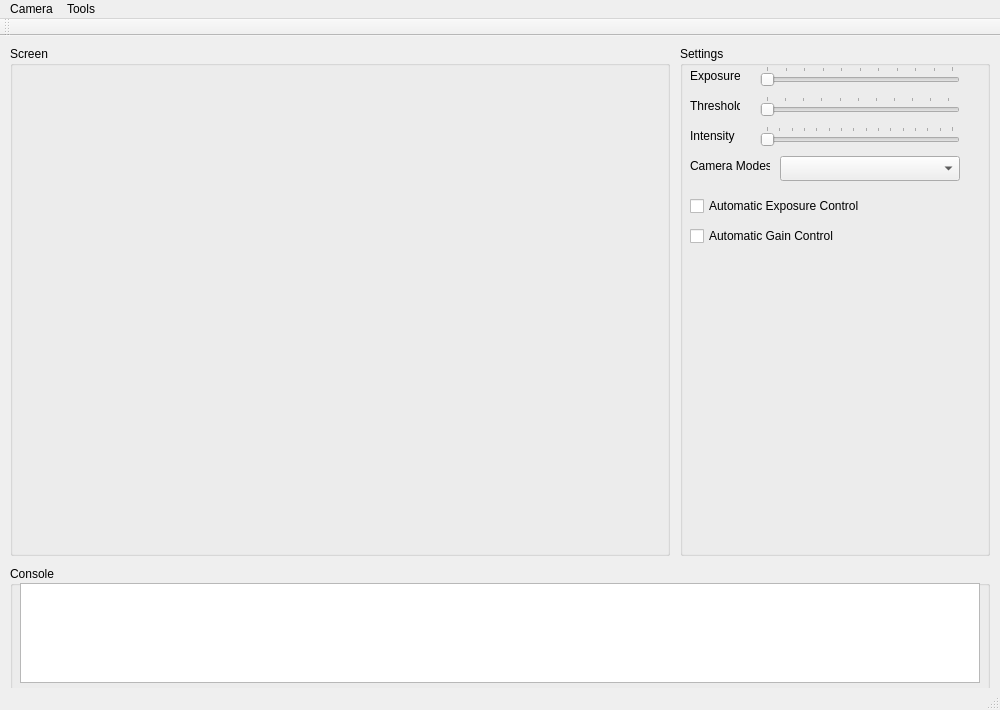
<?xml version="1.0" encoding="UTF-8"?>
<ui version="4.0">
 <class>MainWindow</class>
 <widget class="QMainWindow" name="MainWindow">
  <property name="geometry">
   <rect>
    <x>0</x>
    <y>0</y>
    <width>1000</width>
    <height>710</height>
   </rect>
  </property>
  <property name="windowTitle">
   <string>Eye Tracking</string>
  </property>
  <widget class="QWidget" name="centralWidget">
   <widget class="QGroupBox" name="ConsoleBox">
    <property name="geometry">
     <rect>
      <x>10</x>
      <y>530</y>
      <width>980</width>
      <height>125</height>
     </rect>
    </property>
    <property name="sizePolicy">
     <sizepolicy hsizetype="Preferred" vsizetype="Expanding">
      <horstretch>0</horstretch>
      <verstretch>0</verstretch>
     </sizepolicy>
    </property>
    <property name="title">
     <string>Console</string>
    </property>
    <widget class="QTextEdit" name="Console">
     <property name="geometry">
      <rect>
       <x>10</x>
       <y>17</y>
       <width>960</width>
       <height>100</height>
      </rect>
     </property>
    </widget>
   </widget>
   <widget class="QGroupBox" name="ScreenBox">
    <property name="geometry">
     <rect>
      <x>10</x>
      <y>10</y>
      <width>660</width>
      <height>510</height>
     </rect>
    </property>
    <property name="sizePolicy">
     <sizepolicy hsizetype="Fixed" vsizetype="Fixed">
      <horstretch>0</horstretch>
      <verstretch>0</verstretch>
     </sizepolicy>
    </property>
    <property name="title">
     <string>Screen</string>
    </property>
    <widget class="QWidget" name="Screen" native="true">
     <property name="geometry">
      <rect>
       <x>10</x>
       <y>17</y>
       <width>640</width>
       <height>480</height>
      </rect>
     </property>
    </widget>
   </widget>
   <widget class="QGroupBox" name="SettingsBox">
    <property name="geometry">
     <rect>
      <x>680</x>
      <y>10</y>
      <width>310</width>
      <height>510</height>
     </rect>
    </property>
    <property name="title">
     <string>Settings</string>
    </property>
    <widget class="QSlider" name="ExposureSlider">
     <property name="geometry">
      <rect>
       <x>80</x>
       <y>20</y>
       <width>200</width>
       <height>20</height>
      </rect>
     </property>
     <property name="mouseTracking">
      <bool>false</bool>
     </property>
     <property name="minimum">
      <number>1</number>
     </property>
     <property name="maximum">
      <number>480</number>
     </property>
     <property name="orientation">
      <enum>Qt::Horizontal</enum>
     </property>
     <property name="tickPosition">
      <enum>QSlider::TicksAbove</enum>
     </property>
     <property name="tickInterval">
      <number>48</number>
     </property>
    </widget>
    <widget class="QSlider" name="ThresholdSlider">
     <property name="geometry">
      <rect>
       <x>80</x>
       <y>50</y>
       <width>200</width>
       <height>20</height>
      </rect>
     </property>
     <property name="maximum">
      <number>255</number>
     </property>
     <property name="orientation">
      <enum>Qt::Horizontal</enum>
     </property>
     <property name="tickPosition">
      <enum>QSlider::TicksAbove</enum>
     </property>
     <property name="tickInterval">
      <number>25</number>
     </property>
    </widget>
    <widget class="QSlider" name="IntensitySlider">
     <property name="geometry">
      <rect>
       <x>80</x>
       <y>80</y>
       <width>200</width>
       <height>20</height>
      </rect>
     </property>
     <property name="maximum">
      <number>15</number>
     </property>
     <property name="pageStep">
      <number>3</number>
     </property>
     <property name="orientation">
      <enum>Qt::Horizontal</enum>
     </property>
     <property name="tickPosition">
      <enum>QSlider::TicksAbove</enum>
     </property>
     <property name="tickInterval">
      <number>1</number>
     </property>
    </widget>
    <widget class="QLabel" name="label">
     <property name="geometry">
      <rect>
       <x>10</x>
       <y>20</y>
       <width>50</width>
       <height>20</height>
      </rect>
     </property>
     <property name="text">
      <string>Exposure</string>
     </property>
    </widget>
    <widget class="QLabel" name="label_2">
     <property name="geometry">
      <rect>
       <x>10</x>
       <y>50</y>
       <width>50</width>
       <height>20</height>
      </rect>
     </property>
     <property name="text">
      <string>Threshold</string>
     </property>
    </widget>
    <widget class="QLabel" name="label_3">
     <property name="geometry">
      <rect>
       <x>10</x>
       <y>80</y>
       <width>50</width>
       <height>20</height>
      </rect>
     </property>
     <property name="text">
      <string>Intensity</string>
     </property>
    </widget>
    <widget class="QComboBox" name="CameraModesCBox">
     <property name="geometry">
      <rect>
       <x>100</x>
       <y>110</y>
       <width>180</width>
       <height>25</height>
      </rect>
     </property>
     <item>
      <property name="text">
       <string/>
      </property>
     </item>
     <item>
      <property name="text">
       <string>Segment</string>
      </property>
     </item>
     <item>
      <property name="text">
       <string>Object</string>
      </property>
     </item>
     <item>
      <property name="text">
       <string>Precision</string>
      </property>
     </item>
     <item>
      <property name="text">
       <string>Grayscale</string>
      </property>
     </item>
     <item>
      <property name="text">
       <string>MJPEG</string>
      </property>
     </item>
    </widget>
    <widget class="QLabel" name="label_4">
     <property name="geometry">
      <rect>
       <x>10</x>
       <y>110</y>
       <width>80</width>
       <height>20</height>
      </rect>
     </property>
     <property name="text">
      <string>Camera Modes</string>
     </property>
    </widget>
    <widget class="QCheckBox" name="AEC">
     <property name="geometry">
      <rect>
       <x>10</x>
       <y>150</y>
       <width>200</width>
       <height>20</height>
      </rect>
     </property>
     <property name="text">
      <string>Automatic Exposure Control</string>
     </property>
    </widget>
    <widget class="QCheckBox" name="AGC">
     <property name="geometry">
      <rect>
       <x>10</x>
       <y>180</y>
       <width>200</width>
       <height>20</height>
      </rect>
     </property>
     <property name="text">
      <string>Automatic Gain Control</string>
     </property>
    </widget>
   </widget>
  </widget>
  <widget class="QMenuBar" name="menuBar">
   <property name="geometry">
    <rect>
     <x>0</x>
     <y>0</y>
     <width>1000</width>
     <height>21</height>
    </rect>
   </property>
   <widget class="QMenu" name="menuCamera">
    <property name="title">
     <string>Camera</string>
    </property>
    <addaction name="actionStart"/>
    <addaction name="actionStop"/>
    <addaction name="separator"/>
    <addaction name="actionShut_Down"/>
    <addaction name="separator"/>
    <addaction name="actionClose"/>
   </widget>
   <widget class="QMenu" name="menuTools">
    <property name="title">
     <string>Tools</string>
    </property>
    <addaction name="actionSave_Frame_As_an_Image"/>
   </widget>
   <addaction name="menuCamera"/>
   <addaction name="menuTools"/>
  </widget>
  <widget class="QToolBar" name="mainToolBar">
   <attribute name="toolBarArea">
    <enum>TopToolBarArea</enum>
   </attribute>
   <attribute name="toolBarBreak">
    <bool>false</bool>
   </attribute>
  </widget>
  <widget class="QStatusBar" name="statusBar"/>
  <action name="actionStart">
   <property name="text">
    <string>Start</string>
   </property>
  </action>
  <action name="actionShut_Down">
   <property name="text">
    <string>Shut Down</string>
   </property>
  </action>
  <action name="actionClose">
   <property name="text">
    <string>Close</string>
   </property>
  </action>
  <action name="actionStop">
   <property name="text">
    <string>Stop</string>
   </property>
  </action>
  <action name="actionSave_Frame_As_an_Image">
   <property name="text">
    <string>Save Frame As an Image</string>
   </property>
   <property name="shortcut">
    <string>Ctrl+S</string>
   </property>
  </action>
 </widget>
 <layoutdefault spacing="6" margin="11"/>
 <resources/>
 <connections/>
</ui>
